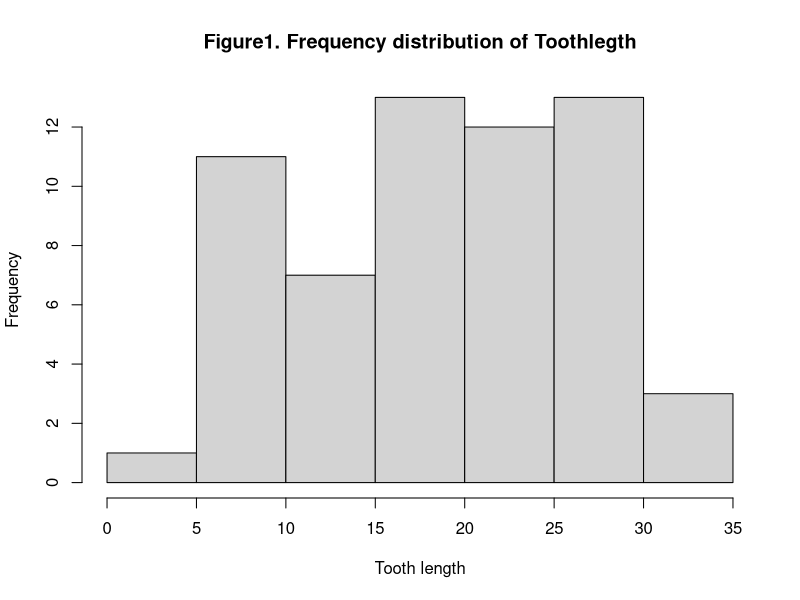
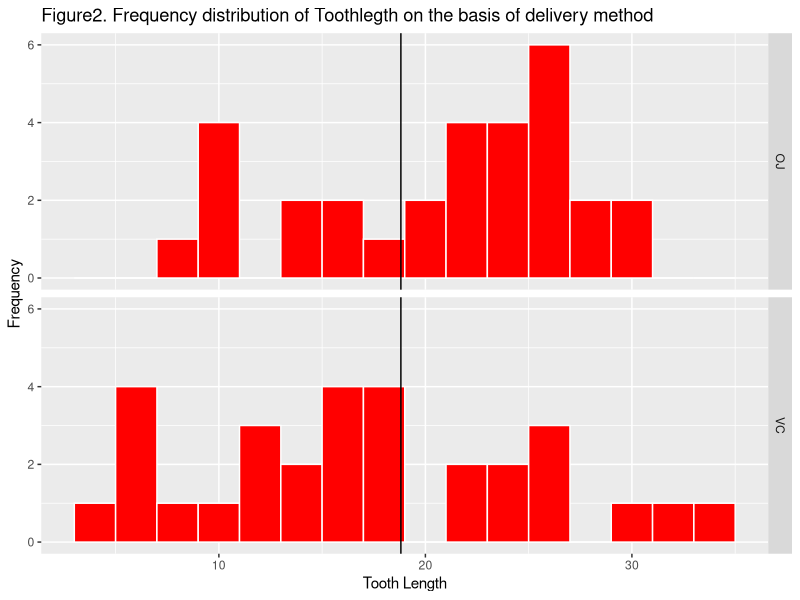
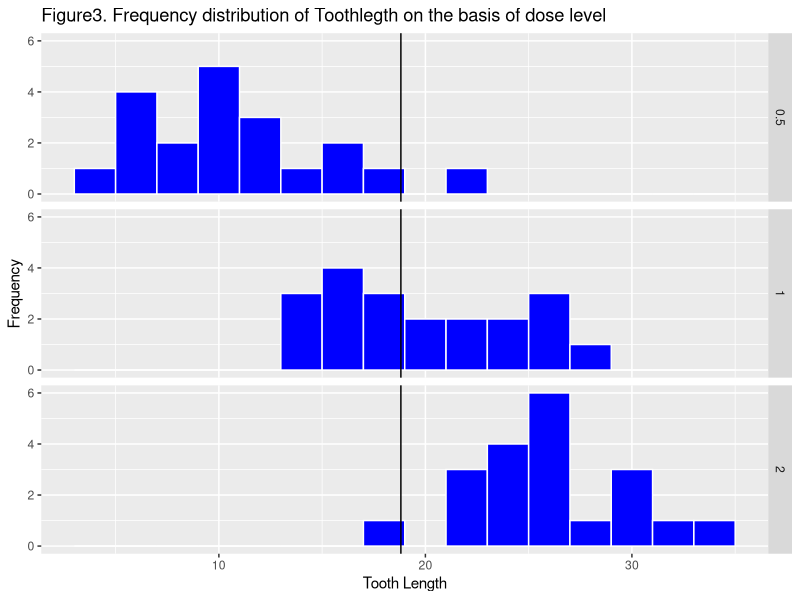

R code for these plots, in order:
## ---- chunk 1
knitr::opts_chunk$set(echo = TRUE)
## ---- chunk 2
summary(ToothGrowth)
## ---- chunk 3
t.test(len ~ supp, data = ToothGrowth[ToothGrowth$dose == 0.5,])
## ---- chunk 4
t.test(len ~ supp, data = ToothGrowth[ToothGrowth$dose == 1,])
## ---- chunk 5
t.test(len ~ supp, data = ToothGrowth[ToothGrowth$dose == 2,])
## ---- chunk 6
hist(ToothGrowth$len,
     main = "Figure1. Frequency distribution of Toothlegth",
     xlab = "Tooth length",
     ylab = "Frequency")
## ---- chunk 7
library(ggplot2)
g <- ggplot(data = ToothGrowth, aes(x=len))+
  facet_grid(supp ~ .) +
  geom_histogram(binwidth=2,colour="white",fill = "red")+
  geom_vline(xintercept = mean(ToothGrowth$len)) + 
  labs(title = "Figure2. Frequency distribution of Toothlegth on the basis of delivery method") + 
  xlab("Tooth Length") + 
  ylab("Frequency")
print(g)
## ---- chunk 8
g1 <- ggplot(data = ToothGrowth, aes(x=len)) +
  facet_grid(dose ~ .) + 
  geom_histogram(binwidth=2,colour="white", fill = "blue")+
  geom_vline(xintercept = mean(ToothGrowth$len))+
  labs(title = "Figure3. Frequency distribution of Toothlegth on the basis of dose level") +
  xlab("Tooth Length") + 
  ylab("Frequency")
print(g1)
